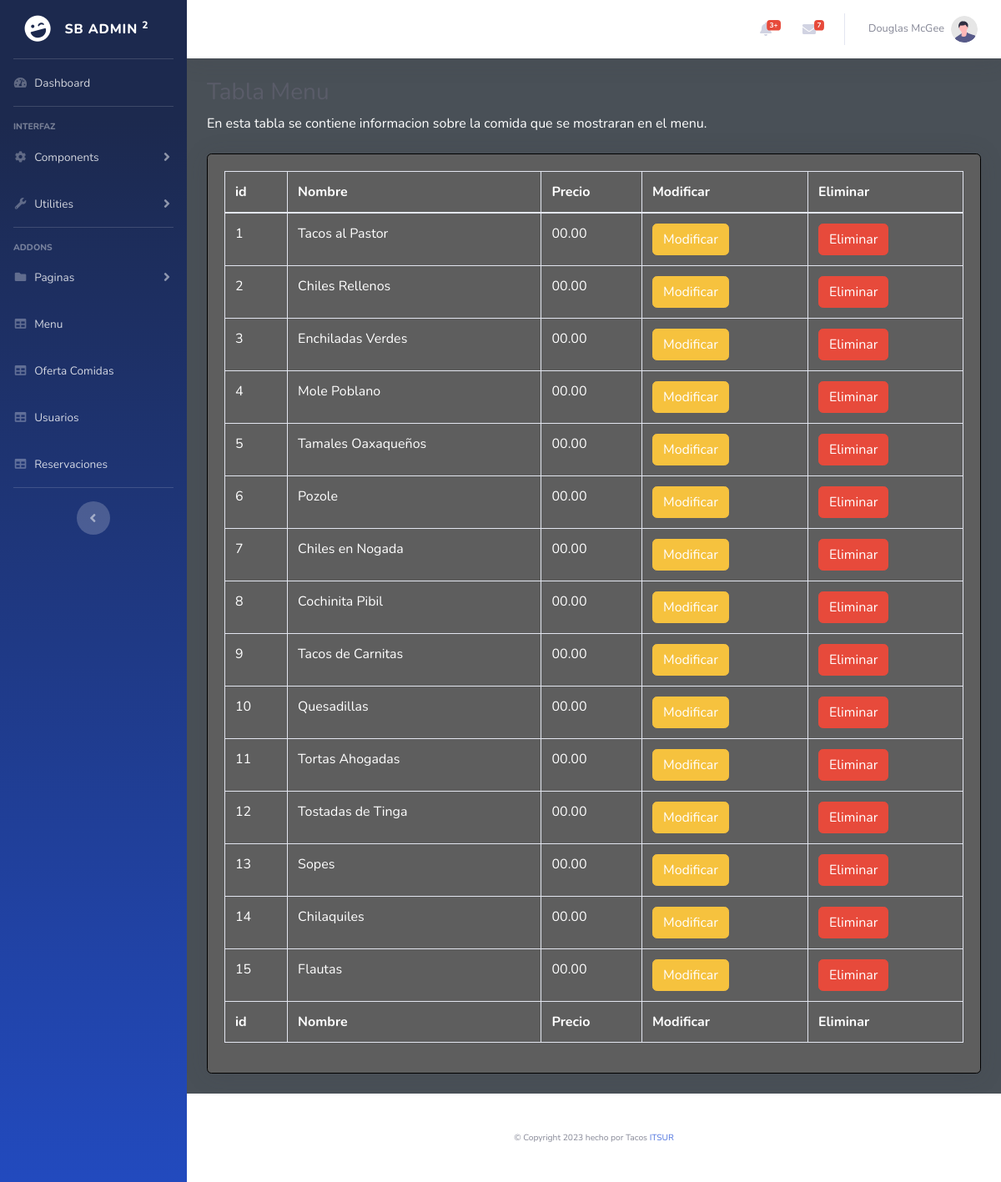
Before: /assets/pages/tablaMenu.php with the older database file.
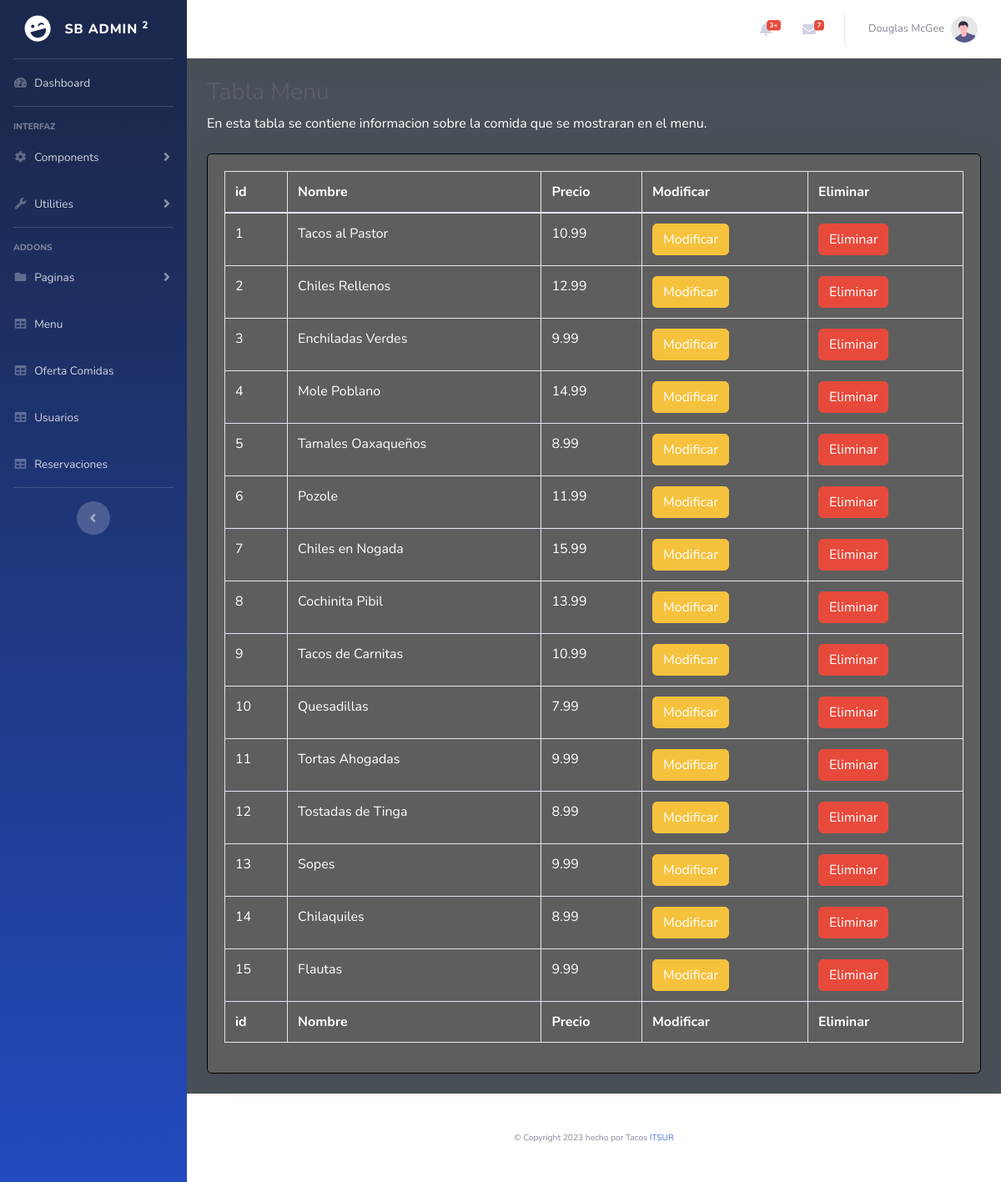
After: the same page with the newer database file.
### tables this page shows
CREATE TABLE MENU(
ID int not null auto_increment primary key,
NOMBRE varchar(60) not null,
DESCRIPCION TEXT NOT NULL,
PRECIO VARCHAR(5) NOT NULL,
URL varchar(300) not null
);

### assets/php/coneccionBD.php (called while the page is built, shortened)
<?php
class Database
{
    private $conn;
    public function __construct()
    {
        $this->conn = new mysqli($GLOBALS['servername'], $GLOBALS['username'], $GLOBALS['password'], $GLOBALS['dbname']);
    }
    public function getTodoMenu()
    {
        $sql = "SELECT ID,NOMBRE,PRECIO FROM MENU";
        $result = $this->conn->query($sql);
        $datos = array();
        if ($result->num_rows > 0) {
            while ($row = $result->fetch_assoc()) {
                $datos[] = $row;
            }
        }
        return $datos;
    }
}

### assets/pages/tablaMenu.php (the view, shortened to what this page needs)
<?php
require_once '../php/coneccionBD.php';
?>
<!DOCTYPE html>
<html lang="en">
<head>
    <link href="../vendors/fontawesome-free/css/all.min.css" rel="stylesheet" type="text/css">
    <link href="../css/sb-admin-2.min.css" rel="stylesheet">
    <link href="../vendors/datatables/dataTables.bootstrap4.min.css" rel="stylesheet">
</head>
<body id="page-top">
    <div id="wrapper">
        <ul class="navbar-nav bg-gradient-primary sidebar sidebar-dark accordion" id="accordionSidebar">
            <a class="sidebar-brand d-flex align-items-center justify-content-center" href="index.html">
                <div class="sidebar-brand-icon rotate-n-15">
                    <i class="fas fa-laugh-wink"></i>
                </div>
                <div class="sidebar-brand-text mx-3">SB Admin <sup>2</sup></div>
            </a>
            <hr class="sidebar-divider my-0">
            <li class="nav-item">
                <a class="nav-link" href="admin.html">
                    <i class="fas fa-fw fa-tachometer-alt"></i>
                    <span>Dashboard</span></a>
            </li>
            <hr class="sidebar-divider">
            <div class="sidebar-heading">
                Interfaz
            </div>
            <li class="nav-item">
                <a class="nav-link collapsed" href="#" data-toggle="collapse" data-target="#collapseTwo" aria-expanded="true" aria-controls="collapseTwo">
                    <i class="fas fa-fw fa-cog"></i>
                    <span>Components</span>
                </a>
            </li>
            <li class="nav-item">
                <a class="nav-link collapsed" href="#" data-toggle="collapse" data-target="#collapseUtilities" aria-expanded="true" aria-controls="collapseUtilities">
                    <i class="fas fa-fw fa-wrench"></i>
                    <span>Utilities</span>
                </a>
            </li>
            <hr class="sidebar-divider">
            <div class="sidebar-heading">
                Addons
            </div>
            <li class="nav-item">
                <a class="nav-link collapsed" href="#" data-toggle="collapse" data-target="#collapsePages" aria-expanded="true" aria-controls="collapsePages">
                    <i class="fas fa-fw fa-folder"></i>
                    <span>Paginas</span>
                </a>
            </li>
            <li class="nav-item">
                <a class="nav-link" href="tablaMenu.html">
                    <i class="fas fa-fw fa-table"></i>
                    <span>Menu</span></a>
            </li>
            <li class="nav-item">
                <a class="nav-link" href="tablaOfertasDia.html">
                    <i class="fas fa-fw fa-table"></i>
                    <span>Oferta Comidas</span></a>
            </li>
            <li class="nav-item">
                <a class="nav-link" href="tablaMenu.html">
                    <i class="fas fa-fw fa-table"></i>
                    <span>Usuarios</span></a>
            </li>
            <li class="nav-item">
                <a class="nav-link" href="tablaReservaciones.html">
                    <i class="fas fa-fw fa-table"></i>
                    <span>Reservaciones</span></a>
            </li>
            <hr class="sidebar-divider d-none d-md-block">
            <div class="text-center d-none d-md-inline">
                <button class="rounded-circle border-0" id="sidebarToggle"></button>
            </div>
        </ul>
        <div id="content-wrapper" class="d-flex flex-column">
            <div id="content">
                <nav class="navbar navbar-expand navbar-light bg-white topbar mb-4 static-top shadow">
                    <ul class="navbar-nav ml-auto">
                        <li class="nav-item dropdown no-arrow mx-1">
                            <a class="nav-link dropdown-toggle" href="#" id="alertsDropdown" role="button" data-toggle="dropdown" aria-haspopup="true" aria-expanded="false">
                                <i class="fas fa-bell fa-fw"></i>
                                <span class="badge badge-danger badge-counter">3+</span>
                            </a>
                        </li>
                        <li class="nav-item dropdown no-arrow mx-1">
                            <a class="nav-link dropdown-toggle" href="#" id="messagesDropdown" role="button" data-toggle="dropdown" aria-haspopup="true" aria-expanded="false">
                                <i class="fas fa-envelope fa-fw"></i>
                                <span class="badge badge-danger badge-counter">7</span>
                            </a>
                        </li>
                        <li class="nav-item dropdown no-arrow">
                            <a class="nav-link dropdown-toggle" href="#" id="userDropdown" role="button" data-toggle="dropdown" aria-haspopup="true" aria-expanded="false">
                                <span class="mr-2 d-none d-lg-inline text-gray-600 small">Douglas McGee</span>
                                <img class="img-profile rounded-circle" src="img/undraw_profile.svg">
                            </a>
                        </li>
                    </ul>
                </nav>
                <div class="container-fluid">
                    <h1 class="h3 mb-2 text-gray-800">Tabla Menu</h1>
                    <p class="mb-4">En esta tabla se contiene informacion sobre la comida que se mostraran en el menu.
                    </p>
                    <div class="card shadow mb-4">
                        <div class="card-body">
                            <div class="table-responsive">
                                <table class="table table-bordered" id="dataTable" width="100%" cellspacing="0">
                                    <thead>
                                        <tr>
                                            <th>id</th>
                                            <th>Nombre</th>
                                            <th>Precio</th>
                                            <th>Modificar</th>
                                            <th>Eliminar</th>
                                        </tr>
                                    </thead>
                                    <tfoot>
                                        <tr>
                                            <th>id</th>
                                            <th>Nombre</th>
                                            <th>Precio</th>
                                            <th>Modificar</th>
                                            <th>Eliminar</th>
                                        </tr>
                                    </tfoot>
                                    <tbody>
                                        <?php
                                        $database = new Database();
                                        $datos = $database->getTodoMenu();
                                        if (!empty($datos)) {
                                            foreach ($datos as $row) {
                                                $id = $row['ID'];
                                                $nombre = $row['NOMBRE'];
                                                $precio = $row['PRECIO'];
                                                echo '
                                                <tr>
                                                    <td>' . $id . '</td>
                                                    <td>' . $nombre . '</td>
                                                    <td>' . $precio . '</td>
                                                    <td><button class="btn btn-warning onclick="abrirModalModificar(' . $id . ')" data-toggle="modal" data-target="#modalModificar">Modificar</button></td>
                                                    <td><button class="btn btn-danger" onclick="eliminarElemento(' . $id . ')">Eliminar</button></td>
                                                 </tr>';
                                            }
                                        } else {
                                            echo "No se encontraron resultados.";
                                        }
                                        ?>
                                    </tbody>
                                </table>
                            </div>
                        </div>
                    </div>
                </div>
            </div>
            <footer class="sticky-footer bg-white">
                <div class="container my-auto">
                    <div class="copyright text-center my-auto">
                        <p class="mb-0 py-3 text-muted small">&copy; Copyright
                             hecho por <i class="ti-heart text-danger"></i> Tacos <a href="https://youtu.be/mCdA4bJAGGk">ITSUR</a>
                        </p>
                    </div>
                </div>
            </footer>
        </div>
    </div>
</html>

Changed rows visible on the page:
changed menu "Tacos al Pastor": PRECIO "00.00" → "10.99"
changed menu "Chiles Rellenos": PRECIO "00.00" → "12.99"
changed menu "Enchiladas Verdes": PRECIO "00.00" → "9.99"
changed menu "Mole Poblano": PRECIO "00.00" → "14.99"
changed menu "Tamales Oaxaqueños": PRECIO "00.00" → "8.99"
changed menu "Pozole": PRECIO "00.00" → "11.99"
changed menu "Chiles en Nogada": PRECIO "00.00" → "15.99"
changed menu "Cochinita Pibil": PRECIO "00.00" → "13.99"
changed menu "Tacos de Carnitas": PRECIO "00.00" → "10.99"
changed menu "Quesadillas": PRECIO "00.00" → "7.99"
changed menu "Tortas Ahogadas": PRECIO "00.00" → "9.99"
changed menu "Tostadas de Tinga": PRECIO "00.00" → "8.99"
changed menu "Sopes": PRECIO "00.00" → "9.99"
changed menu "Chilaquiles": PRECIO "00.00" → "8.99"
changed menu "Flautas": PRECIO "00.00" → "9.99"
